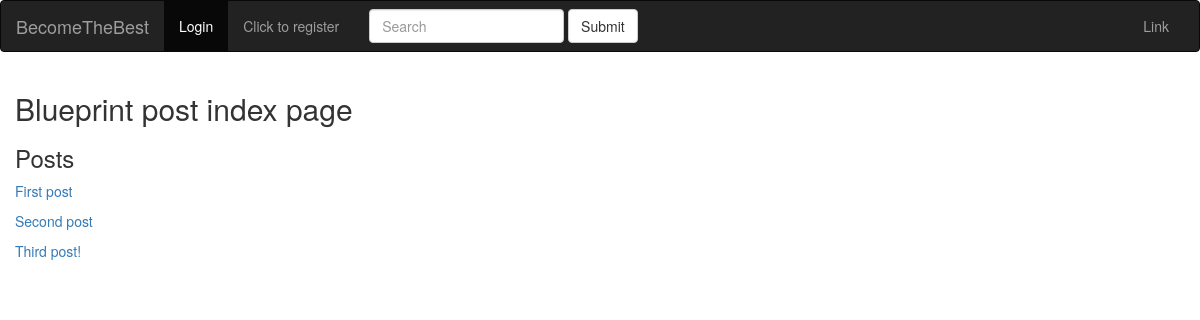
Page /post/ on the committed database.
### models.py (models this page shows, shortened)
class Post(db.Model):
    id = db.Column(db.Integer, primary_key=True)
    title = db.Column(db.String(140))
    slug = db.Column(db.String(140), unique=True)
    body = db.Column(db.Text)
    created = db.Column(db.DateTime, index=True, default=datetime.utcnow)
    tags = db.relationship(
        'Tag', secondary=post_tags, backref=db.backref('posts', lazy='dynamic'))

### blueprints/posts/blueprint.py (the view)
@posts.route('/')
def index():
    posts = Post.query.all()
    return render_template('posts/index.html', posts=posts)

### view.py (called while the page is built)
@app.before_request
def before_request():
    if current_user.is_authenticated:
        current_user.last_seen = datetime.utcnow()
        db.session.commit()

### blueprints/posts/templates/posts/index.html
{% extends 'base.html' %} {% block title %} Blueprint post title {% endblock %} {% block content_title %} Blueprint post index page {% endblock %} {% block content %}
<h3>Posts</h3>
{% for post in posts %}
<p>
    <a href="{{ url_for('posts.post_detail', slug=post.slug) }}">{{ post.title }}</a>
</p>
{% endfor %} {% endblock %}

### rows in the picture
Post: title "First post"
Post: title "Second post"
Post: title "Third post!"
